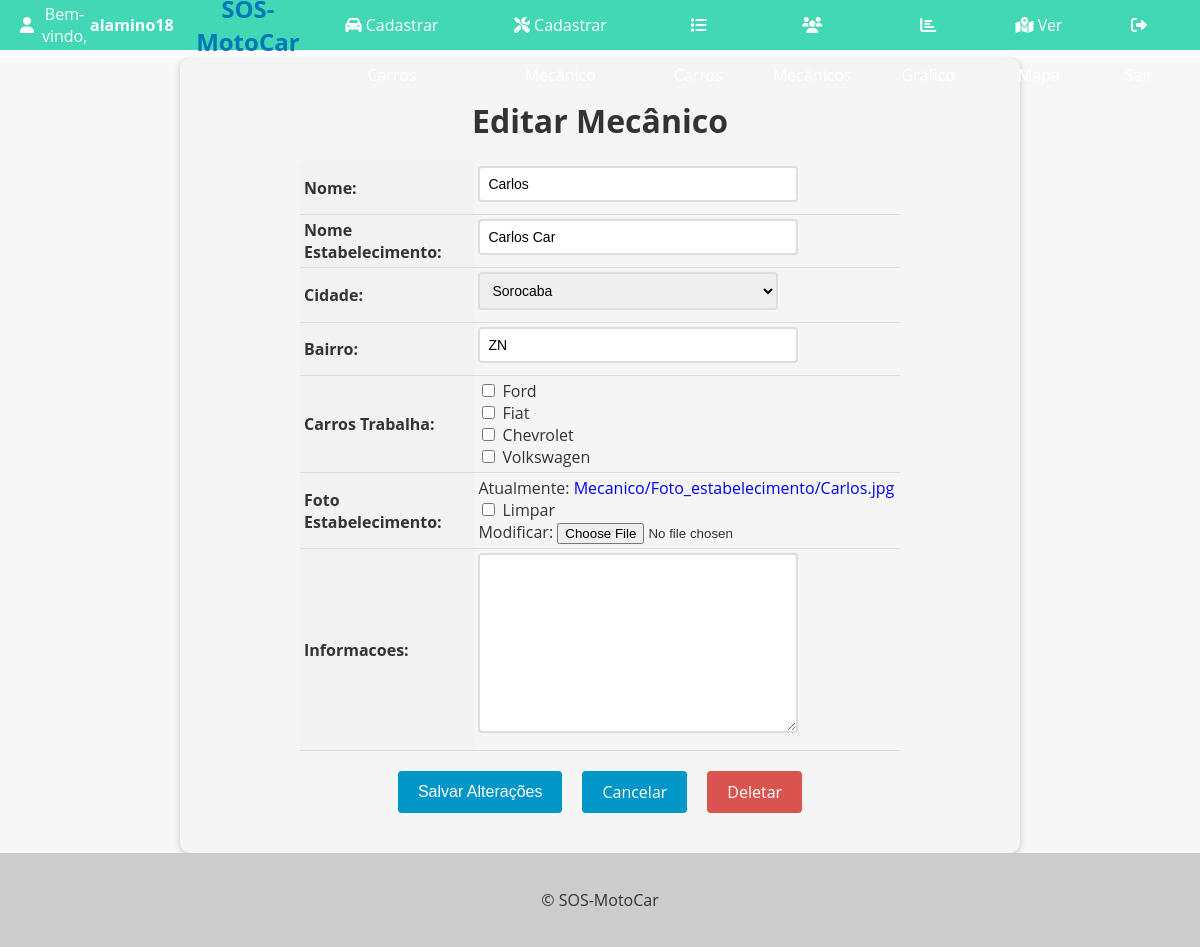
Page /mecanico/6/update (signed in) on the earlier database version.
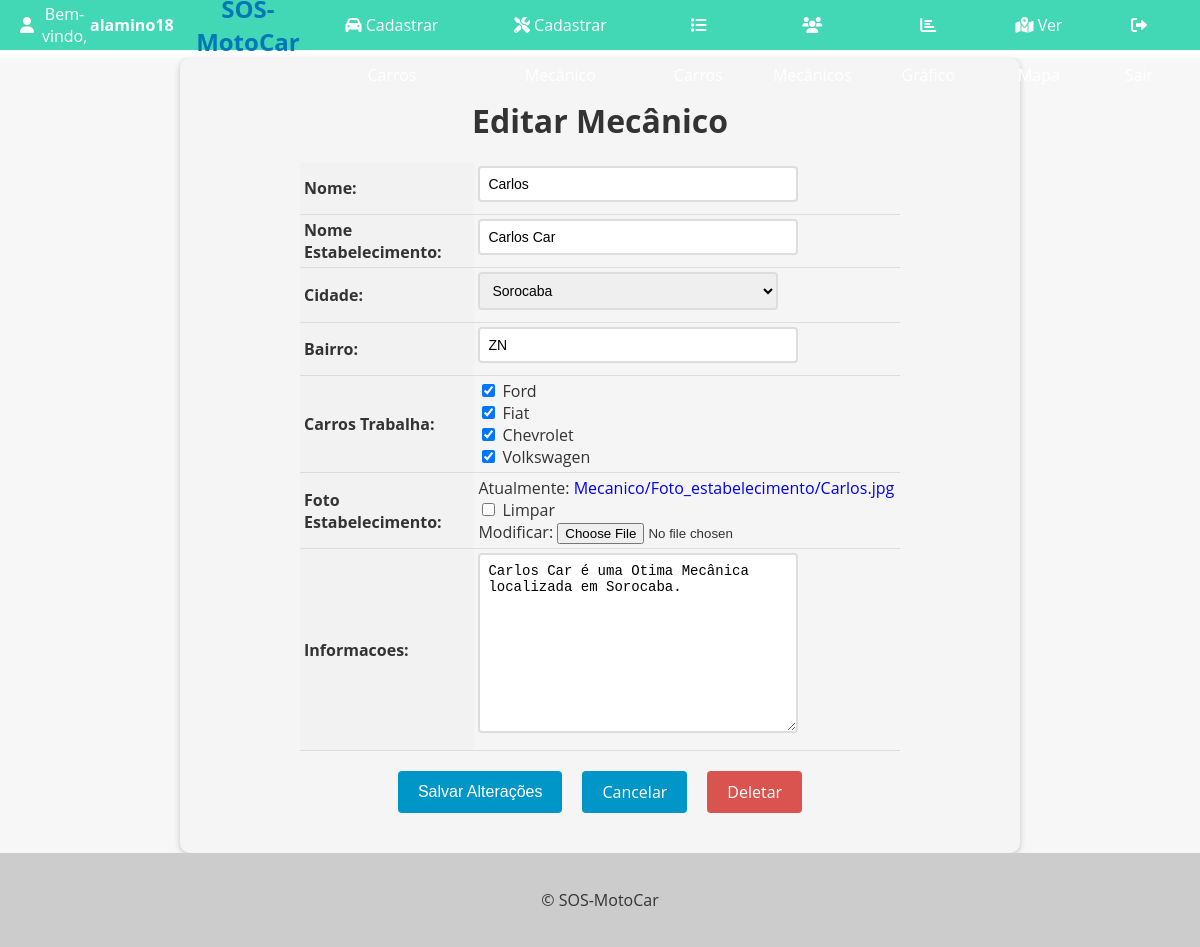
Same page on the later database version.
### Mecanico/models.py (models this page shows, shortened)
class Mecanico(models.Model):
    id = models.AutoField(primary_key=True)
    name = models.CharField(max_length=100)
    name_fantasy = models.CharField(max_length=150, blank=True, null=True)
    cidade = models.ForeignKey(Cidade, on_delete=models.PROTECT, related_name='Cidades_Mecanico' , blank=True, null=True)
    bairro = models.CharField(max_length=100, blank=True, null=True)
    carros_Trabalha = models.ManyToManyField(Brand, related_name='CarroQue_trabalha', blank=True, null=True)
    Foto_Estabelecimento = models.ImageField(upload_to='Mecanico/Foto_estabelecimento/' ,blank=True, null=True)
    informacoes = models.TextField(blank=True, null=True)

### carros/models.py (models this page shows)
class Cidade(models.Model):
    id = models.AutoField(primary_key=True)
    nome = models.CharField(max_length=50)
    def __str__(self):
        return self.nome

class Brand(models.Model):
    id = models.AutoField(primary_key=True)
    name = models.CharField(max_length=200)
    def __str__(self):
        return self.name

### Mecanico/views.py (the view, shortened to what this page needs)
# urls.py: path('mecanico/<int:pk>/update', MecanicoUpdateView.as_view(), name='mecanico_update'),
@method_decorator(login_required(login_url='login'), name='dispatch')
class MecanicoUpdateView(UpdateView):
    model = Mecanico
    form_class = MecanicoModelForm
    template_name = 'mecanico_update.html'
    success_url = '/mecanico/'

### Mecanico/forms.py
class MecanicoModelForm(forms.ModelForm):
    class Meta:
        model = Mecanico
        fields = '__all__'
        labels = {
            "name" : "Nome",
            "name_fantasy" : "Nome Estabelecimento",
            "bairro" : "Bairro",
            "carros_Trabalha" : "Carros Trabalha",
            "cidade" : "Cidade",
        }
        widgets = {
            'carros_Trabalha': forms.CheckboxSelectMultiple(),  # Força a exibição como checkboxes múltiplos
        }

### carros/templates/mecanico_update.html (shortened to what this page needs)
{% extends "base.html" %}
{% block content %}
  <form method="post" enctype="multipart/form-data">
    <h1>Editar Mecânico</h1>
    <table>
      {{ form.as_table }}
    </table>
    <div>
      <div class="buttons-container">
        <input type="submit" value="Salvar Alterações" class="btn btn-primary">
        <a href="{% url 'mecanico_list' %}" class="btn btn-secondary">Cancelar</a>
        <a href="{% url 'mecanico_delete' pk=object.pk %}" class="btn btn-danger">Deletar</a>
      </div>
    </div>
  </form>
{% endblock %}

Differences in the rows shown:
changed Mecanico "Carlos Car": informacoes (not shown) → "Carlos Car é uma Otima Mecânica localizada em Sorocaba."
Other differences:
form field carros_Trabalha: "☐ ☐ ☐ ☐" → "☑ ☑ ☑ ☑"
